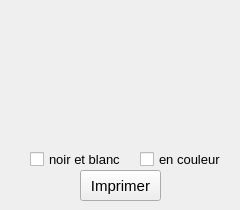
    <widget class="QWidget" name="tab">
     <attribute name="title">
      <string>Acceuil</string>
     </attribute>
     <widget class="QCheckBox" name="checkBox">
      <property name="geometry">
       <rect>
        <x>30</x>
        <y>150</y>
        <width>101</width>
        <height>18</height>
       </rect>
      </property>
      <property name="font">
       <font>
        <pointsize>10</pointsize>
       </font>
      </property>
      <property name="text">
       <string>noir et blanc</string>
      </property>
     </widget>
     <widget class="QCheckBox" name="checkBox_2">
      <property name="geometry">
       <rect>
        <x>140</x>
        <y>150</y>
        <width>91</width>
        <height>18</height>
       </rect>
      </property>
      <property name="font">
       <font>
        <pointsize>10</pointsize>
       </font>
      </property>
      <property name="text">
       <string>en couleur</string>
      </property>
     </widget>
     <widget class="QPushButton" name="pushButton_3">
      <property name="geometry">
       <rect>
        <x>80</x>
        <y>170</y>
        <width>81</width>
        <height>31</height>
       </rect>
      </property>
      <property name="font">
       <font>
        <pointsize>11</pointsize>
       </font>
      </property>
      <property name="styleSheet">
       <string notr="true">QPushButton {
color: white;
	background-color: qlineargradient(spread:pad, x1:0.122, y1:0.988636, x2:0.118, y2:0, stop:0.00490196 rgba(255, 0, 191, 255), stop:0.696078 rgba(174, 72, 150, 255), stop:1 rgba(242, 242, 242, 255));
border-width: 1px;
border-color: #339;
border-style: solid;
border-radius: 15;
padding: -16px 0px;
min-height: 32px;
min-width: 60px;
}
background-color: rgb(185, 81, 159);</string>
      </property>
      <property name="text">
       <string>Imprimer</string>
      </property>
     </widget>
    </widget>
